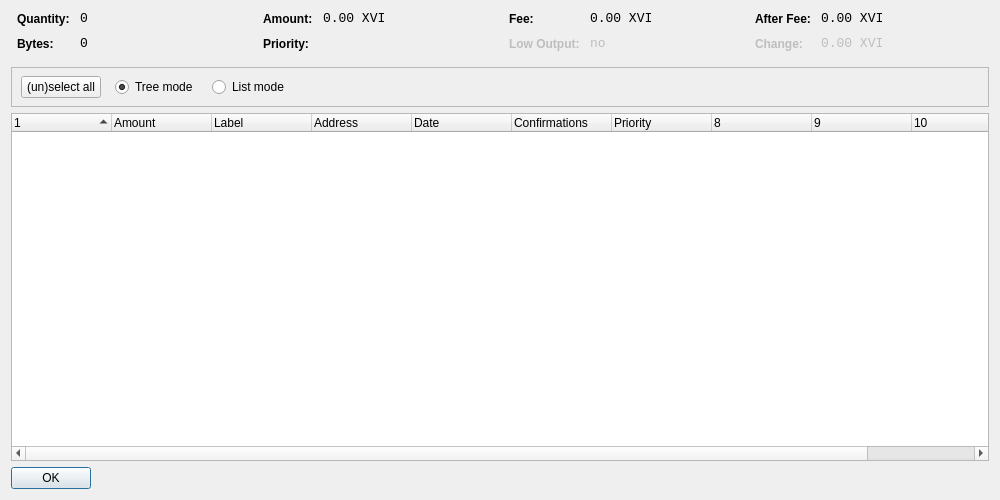
<?xml version="1.0" encoding="UTF-8"?>
<ui version="4.0">
 <class>CoinControlDialog</class>
 <widget class="QDialog" name="CoinControlDialog">
  <property name="geometry">
   <rect>
    <x>0</x>
    <y>0</y>
    <width>1000</width>
    <height>500</height>
   </rect>
  </property>
  <property name="windowTitle">
   <string>Coin Control</string>
  </property>
  <layout class="QVBoxLayout" name="verticalLayout">
   <item>
    <layout class="QHBoxLayout" name="horizontalLayoutTop" stretch="0,0,0,0">
     <property name="topMargin">
      <number>0</number>
     </property>
     <property name="bottomMargin">
      <number>10</number>
     </property>
     <item>
      <layout class="QFormLayout" name="formLayoutCoinControl1">
       <property name="horizontalSpacing">
        <number>10</number>
       </property>
       <property name="verticalSpacing">
        <number>10</number>
       </property>
       <property name="leftMargin">
        <number>6</number>
       </property>
       <property name="rightMargin">
        <number>6</number>
       </property>
       <item row="0" column="0">
        <widget class="QLabel" name="labelCoinControlQuantityText">
         <property name="styleSheet">
          <string notr="true">font-weight:bold;</string>
         </property>
         <property name="text">
          <string>Quantity:</string>
         </property>
        </widget>
       </item>
       <item row="0" column="1">
        <widget class="QLabel" name="labelCoinControlQuantity">
         <property name="font">
          <font>
           <family>Monospace</family>
           <pointsize>10</pointsize>
          </font>
         </property>
         <property name="cursor">
          <cursorShape>IBeamCursor</cursorShape>
         </property>
         <property name="contextMenuPolicy">
          <enum>Qt::ActionsContextMenu</enum>
         </property>
         <property name="text">
          <string notr="true">0</string>
         </property>
         <property name="textInteractionFlags">
          <set>Qt::LinksAccessibleByMouse|Qt::TextSelectableByKeyboard|Qt::TextSelectableByMouse</set>
         </property>
        </widget>
       </item>
       <item row="1" column="0">
        <widget class="QLabel" name="labelCoinControlBytesText">
         <property name="styleSheet">
          <string notr="true">font-weight:bold;</string>
         </property>
         <property name="text">
          <string>Bytes:</string>
         </property>
        </widget>
       </item>
       <item row="1" column="1">
        <widget class="QLabel" name="labelCoinControlBytes">
         <property name="font">
          <font>
           <family>Monospace</family>
           <pointsize>10</pointsize>
          </font>
         </property>
         <property name="cursor">
          <cursorShape>IBeamCursor</cursorShape>
         </property>
         <property name="contextMenuPolicy">
          <enum>Qt::ActionsContextMenu</enum>
         </property>
         <property name="text">
          <string notr="true">0</string>
         </property>
         <property name="textInteractionFlags">
          <set>Qt::LinksAccessibleByMouse|Qt::TextSelectableByKeyboard|Qt::TextSelectableByMouse</set>
         </property>
        </widget>
       </item>
      </layout>
     </item>
     <item>
      <layout class="QFormLayout" name="formLayoutCoinControl2">
       <property name="horizontalSpacing">
        <number>10</number>
       </property>
       <property name="verticalSpacing">
        <number>10</number>
       </property>
       <property name="leftMargin">
        <number>6</number>
       </property>
       <property name="rightMargin">
        <number>6</number>
       </property>
       <item row="0" column="0">
        <widget class="QLabel" name="labelCoinControlAmountText">
         <property name="styleSheet">
          <string notr="true">font-weight:bold;</string>
         </property>
         <property name="text">
          <string>Amount:</string>
         </property>
        </widget>
       </item>
       <item row="0" column="1">
        <widget class="QLabel" name="labelCoinControlAmount">
         <property name="font">
          <font>
           <family>Monospace</family>
           <pointsize>10</pointsize>
          </font>
         </property>
         <property name="cursor">
          <cursorShape>IBeamCursor</cursorShape>
         </property>
         <property name="contextMenuPolicy">
          <enum>Qt::ActionsContextMenu</enum>
         </property>
         <property name="text">
          <string notr="true">0.00 XVI</string>
         </property>
         <property name="textInteractionFlags">
          <set>Qt::LinksAccessibleByMouse|Qt::TextSelectableByKeyboard|Qt::TextSelectableByMouse</set>
         </property>
        </widget>
       </item>
       <item row="1" column="0">
        <widget class="QLabel" name="labelCoinControlPriorityText">
         <property name="styleSheet">
          <string notr="true">font-weight:bold;</string>
         </property>
         <property name="text">
          <string>Priority:</string>
         </property>
        </widget>
       </item>
       <item row="1" column="1">
        <widget class="QLabel" name="labelCoinControlPriority">
         <property name="font">
          <font>
           <family>Monospace</family>
           <pointsize>10</pointsize>
          </font>
         </property>
         <property name="cursor">
          <cursorShape>IBeamCursor</cursorShape>
         </property>
         <property name="contextMenuPolicy">
          <enum>Qt::ActionsContextMenu</enum>
         </property>
         <property name="text">
          <string/>
         </property>
         <property name="textInteractionFlags">
          <set>Qt::LinksAccessibleByMouse|Qt::TextSelectableByKeyboard|Qt::TextSelectableByMouse</set>
         </property>
        </widget>
       </item>
      </layout>
     </item>
     <item>
      <layout class="QFormLayout" name="formLayoutCoinControl3">
       <property name="horizontalSpacing">
        <number>10</number>
       </property>
       <property name="verticalSpacing">
        <number>10</number>
       </property>
       <property name="leftMargin">
        <number>6</number>
       </property>
       <property name="rightMargin">
        <number>6</number>
       </property>
       <item row="0" column="0">
        <widget class="QLabel" name="labelCoinControlFeeText">
         <property name="styleSheet">
          <string notr="true">font-weight:bold;</string>
         </property>
         <property name="text">
          <string>Fee:</string>
         </property>
        </widget>
       </item>
       <item row="0" column="1">
        <widget class="QLabel" name="labelCoinControlFee">
         <property name="font">
          <font>
           <family>Monospace</family>
           <pointsize>10</pointsize>
          </font>
         </property>
         <property name="cursor">
          <cursorShape>IBeamCursor</cursorShape>
         </property>
         <property name="contextMenuPolicy">
          <enum>Qt::ActionsContextMenu</enum>
         </property>
         <property name="text">
          <string notr="true">0.00 XVI</string>
         </property>
         <property name="textInteractionFlags">
          <set>Qt::LinksAccessibleByMouse|Qt::TextSelectableByKeyboard|Qt::TextSelectableByMouse</set>
         </property>
        </widget>
       </item>
       <item row="1" column="0">
        <widget class="QLabel" name="labelCoinControlLowOutputText">
         <property name="enabled">
          <bool>false</bool>
         </property>
         <property name="styleSheet">
          <string notr="true">font-weight:bold;</string>
         </property>
         <property name="text">
          <string>Low Output:</string>
         </property>
        </widget>
       </item>
       <item row="1" column="1">
        <widget class="QLabel" name="labelCoinControlLowOutput">
         <property name="enabled">
          <bool>false</bool>
         </property>
         <property name="font">
          <font>
           <family>Monospace</family>
           <pointsize>10</pointsize>
          </font>
         </property>
         <property name="cursor">
          <cursorShape>IBeamCursor</cursorShape>
         </property>
         <property name="contextMenuPolicy">
          <enum>Qt::ActionsContextMenu</enum>
         </property>
         <property name="text">
          <string notr="true">no</string>
         </property>
         <property name="textInteractionFlags">
          <set>Qt::LinksAccessibleByMouse|Qt::TextSelectableByKeyboard|Qt::TextSelectableByMouse</set>
         </property>
        </widget>
       </item>
      </layout>
     </item>
     <item>
      <layout class="QFormLayout" name="formLayoutCoinControl4">
       <property name="horizontalSpacing">
        <number>10</number>
       </property>
       <property name="verticalSpacing">
        <number>10</number>
       </property>
       <property name="leftMargin">
        <number>6</number>
       </property>
       <property name="rightMargin">
        <number>6</number>
       </property>
       <item row="0" column="0">
        <widget class="QLabel" name="labelCoinControlAfterFeeText">
         <property name="styleSheet">
          <string notr="true">font-weight:bold;</string>
         </property>
         <property name="text">
          <string>After Fee:</string>
         </property>
        </widget>
       </item>
       <item row="0" column="1">
        <widget class="QLabel" name="labelCoinControlAfterFee">
         <property name="font">
          <font>
           <family>Monospace</family>
           <pointsize>10</pointsize>
          </font>
         </property>
         <property name="cursor">
          <cursorShape>IBeamCursor</cursorShape>
         </property>
         <property name="contextMenuPolicy">
          <enum>Qt::ActionsContextMenu</enum>
         </property>
         <property name="text">
          <string notr="true">0.00 XVI</string>
         </property>
         <property name="textInteractionFlags">
          <set>Qt::LinksAccessibleByMouse|Qt::TextSelectableByKeyboard|Qt::TextSelectableByMouse</set>
         </property>
        </widget>
       </item>
       <item row="1" column="0">
        <widget class="QLabel" name="labelCoinControlChangeText">
         <property name="enabled">
          <bool>false</bool>
         </property>
         <property name="styleSheet">
          <string notr="true">font-weight:bold;</string>
         </property>
         <property name="text">
          <string>Change:</string>
         </property>
        </widget>
       </item>
       <item row="1" column="1">
        <widget class="QLabel" name="labelCoinControlChange">
         <property name="enabled">
          <bool>false</bool>
         </property>
         <property name="font">
          <font>
           <family>Monospace</family>
           <pointsize>10</pointsize>
          </font>
         </property>
         <property name="cursor">
          <cursorShape>IBeamCursor</cursorShape>
         </property>
         <property name="contextMenuPolicy">
          <enum>Qt::ActionsContextMenu</enum>
         </property>
         <property name="text">
          <string notr="true">0.00 XVI</string>
         </property>
         <property name="textInteractionFlags">
          <set>Qt::LinksAccessibleByMouse|Qt::TextSelectableByKeyboard|Qt::TextSelectableByMouse</set>
         </property>
        </widget>
       </item>
      </layout>
     </item>
    </layout>
   </item>
   <item>
    <widget class="QFrame" name="frame">
     <property name="minimumSize">
      <size>
       <width>0</width>
       <height>40</height>
      </size>
     </property>
     <property name="frameShape">
      <enum>QFrame::StyledPanel</enum>
     </property>
     <property name="frameShadow">
      <enum>QFrame::Sunken</enum>
     </property>
     <widget class="QWidget" name="horizontalLayoutWidget">
      <property name="geometry">
       <rect>
        <x>10</x>
        <y>0</y>
        <width>781</width>
        <height>41</height>
       </rect>
      </property>
      <layout class="QHBoxLayout" name="horizontalLayoutPanel" stretch="0,0,0,0,0">
       <property name="spacing">
        <number>14</number>
       </property>
       <item>
        <widget class="QPushButton" name="pushButtonSelectAll">
         <property name="sizePolicy">
          <sizepolicy hsizetype="Maximum" vsizetype="Fixed">
           <horstretch>0</horstretch>
           <verstretch>0</verstretch>
          </sizepolicy>
         </property>
         <property name="text">
          <string>(un)select all</string>
         </property>
        </widget>
       </item>
       <item>
        <widget class="QRadioButton" name="radioTreeMode">
         <property name="sizePolicy">
          <sizepolicy hsizetype="Maximum" vsizetype="Fixed">
           <horstretch>0</horstretch>
           <verstretch>0</verstretch>
          </sizepolicy>
         </property>
         <property name="text">
          <string>Tree mode</string>
         </property>
         <property name="checked">
          <bool>true</bool>
         </property>
        </widget>
       </item>
       <item>
        <widget class="QRadioButton" name="radioListMode">
         <property name="sizePolicy">
          <sizepolicy hsizetype="Maximum" vsizetype="Fixed">
           <horstretch>0</horstretch>
           <verstretch>0</verstretch>
          </sizepolicy>
         </property>
         <property name="text">
          <string>List mode</string>
         </property>
        </widget>
       </item>
       <item>
        <spacer name="horizontalSpacer">
         <property name="orientation">
          <enum>Qt::Horizontal</enum>
         </property>
         <property name="sizeHint" stdset="0">
          <size>
           <width>40</width>
           <height>20</height>
          </size>
         </property>
        </spacer>
       </item>
      </layout>
     </widget>
    </widget>
   </item>
   <item>
    <widget class="CoinControlTreeWidget" name="treeWidget">
     <property name="contextMenuPolicy">
      <enum>Qt::CustomContextMenu</enum>
     </property>
     <property name="sortingEnabled">
      <bool>false</bool>
     </property>
     <property name="columnCount">
      <number>11</number>
     </property>
     <attribute name="headerShowSortIndicator" stdset="0">
      <bool>true</bool>
     </attribute>
     <attribute name="headerStretchLastSection">
      <bool>false</bool>
     </attribute>
     <column>
      <property name="text">
       <string/>
      </property>
     </column>
     <column>
      <property name="text">
       <string>Amount</string>
      </property>
     </column>
     <column>
      <property name="text">
       <string>Label</string>
      </property>
     </column>
     <column>
      <property name="text">
       <string>Address</string>
      </property>
     </column>
     <column>
      <property name="text">
       <string>Date</string>
      </property>
     </column>
     <column>
      <property name="text">
       <string>Confirmations</string>
      </property>
      <property name="toolTip">
       <string>Confirmed</string>
      </property>
     </column>
     <column>
      <property name="text">
       <string>Priority</string>
      </property>
     </column>
     <column>
      <property name="text">
       <string/>
      </property>
     </column>
     <column>
      <property name="text">
       <string/>
      </property>
     </column>
     <column>
      <property name="text">
       <string/>
      </property>
     </column>
     <column>
      <property name="text">
       <string/>
      </property>
     </column>
    </widget>
   </item>
   <item>
    <widget class="QDialogButtonBox" name="buttonBox">
     <property name="sizePolicy">
      <sizepolicy hsizetype="Maximum" vsizetype="Fixed">
       <horstretch>0</horstretch>
       <verstretch>0</verstretch>
      </sizepolicy>
     </property>
     <property name="orientation">
      <enum>Qt::Horizontal</enum>
     </property>
     <property name="standardButtons">
      <set>QDialogButtonBox::Ok</set>
     </property>
    </widget>
   </item>
  </layout>
 </widget>
 <customwidgets>
  <customwidget>
   <class>CoinControlTreeWidget</class>
   <extends>QTreeWidget</extends>
   <header>coincontroltreewidget.h</header>
  </customwidget>
 </customwidgets>
 <resources/>
 <connections/>
</ui>
